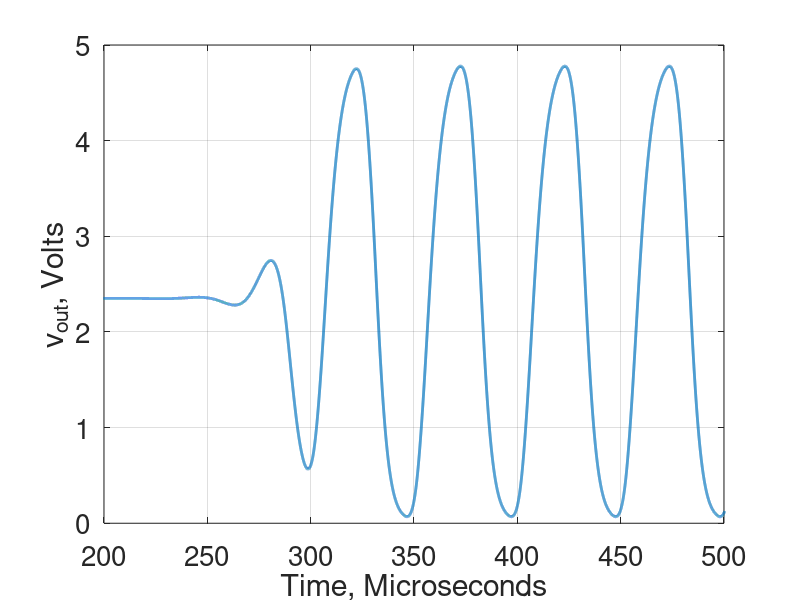

MATLAB code to generate this figure:
%% ECE 342 - Derek Haas and Cameron Sullivan - Lab Task 3 Part 3 MATLAB

close all;

%% Plot transient response of ring oscillator.

data = csvread('ring-oscillator-transient.CSV');
time = data(:, 1);
Vout = data(:, 2);

plot(time * 10e5, Vout, 'linewidth', 2);
set(gca,'fontsize',20);
% title('Ring Oscillator Transient Response');
ylabel('v_{out}, Volts');
xlabel('Time, Microseconds');
grid on;
xlim([200 500]);